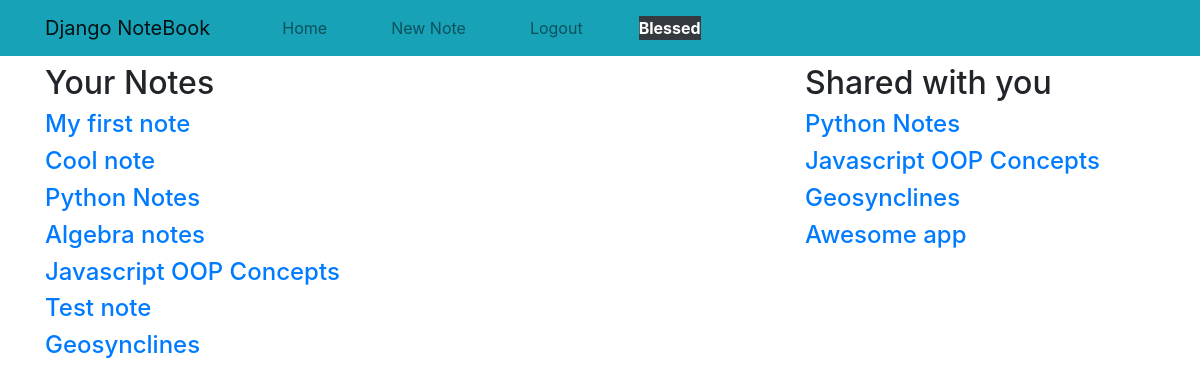
The app's page / (signed in) with its own data.
### notes/models.py (models this page shows, shortened)
class Note(models.Model):
    title = models.CharField(max_length=120, unique=True)
    content = models.TextField()
    created = models.DateTimeField(auto_now_add=True)
    updated = models.DateTimeField(auto_now=True)
    owner = models.ForeignKey(settings.AUTH_USER_MODEL, on_delete=models.CASCADE, related_name='notes')
    users = models.ManyToManyField(settings.AUTH_USER_MODEL, related_name='shared_notes')
    def get_absolute_url(self):
        return reverse('note_detail', kwargs={'id': self.id})

### notes/views.py (the view)
# urls.py: 2. Add a URL to urlpatterns:  path('', views.home, name='home')
@login_required
def home(request):
    notes = Note.objects.filter(owner=request.user)
    shared = request.user.shared_notes.all()
    return render(request, 'home.html', {'notes': notes, 'shared_notes': shared})

### notes/templates/home.html
{% extends 'base.html' %}
{% block content %}
    <div class="row">
        <div class="col-md-8">
            <h2>Your Notes</h2>
            {% for note in notes %}
                <h4><a href="{{ note.get_absolute_url }}">{{ note.title }}</a></h4>
            {% empty %}
                <h4>You don't have any notes yet.</h4>
                <a href="{% url 'add_note' %}">Click here to create a new note</a>
            {% endfor %}
        </div>
        {% include '_sidebar.html' %}
    </div>
{% endblock %}

### notes/templates/header.html (shortened to what this page needs)
<header class="pb-2">
    <nav class="navbar navbar-expand-lg navbar-light bg-info">
        <div class="container">
            <a class="navbar-brand" href="#">Django NoteBook</a>
            <div class="collapse navbar-collapse" id="navbarSupportedContent">
                <ul class="navbar-nav mr-auto">
                    <li class="nav-item ml-md-5">
                        <a class="nav-link" href="/">Home</a>
                    </li>
                    {% if request.user.is_authenticated %}
                        <li class="nav-item ml-md-5">
                            <a class="nav-link" href="{% url 'add_note' %}">New Note</a>
                        </li>
                        <li class="nav-item ml-md-5">
                            <a class="nav-link" href="{% url 'users:logout' %}">Logout</a>
                        </li>
                        <li class="nav-item ml-md-5">
                            <div class="mt-md-2 font-weight-bolder bg-dark text-white">{{ request.user.username|title }}</div>
                        </li>
                    {% endif %}
                </ul>
            </div>
        </div>
    </nav>
</header>

### notes/templates/_sidebar.html
<div class="col-md-4">
    <h2>Shared with you</h2>
    {% for note in shared_notes %}
        <h4><a href="{{ note.get_absolute_url }}">{{ note.title }}</a></h4>
    {% empty %}
        <h4>No one has shared any notes with you yet :(</h4>
    {% endfor %}
</div>

### records on screen
Note: title "My first note"
Note: title "Cool note"
Note: title "Python Notes"
Note: title "Algebra notes"
Note: title "Javascript OOP Concepts"
Note: title "Test note"
Note: title "Geosynclines"
Note: title "Awesome app"

### other values on screen
{{ request.user.username|title }} "Blessed"
